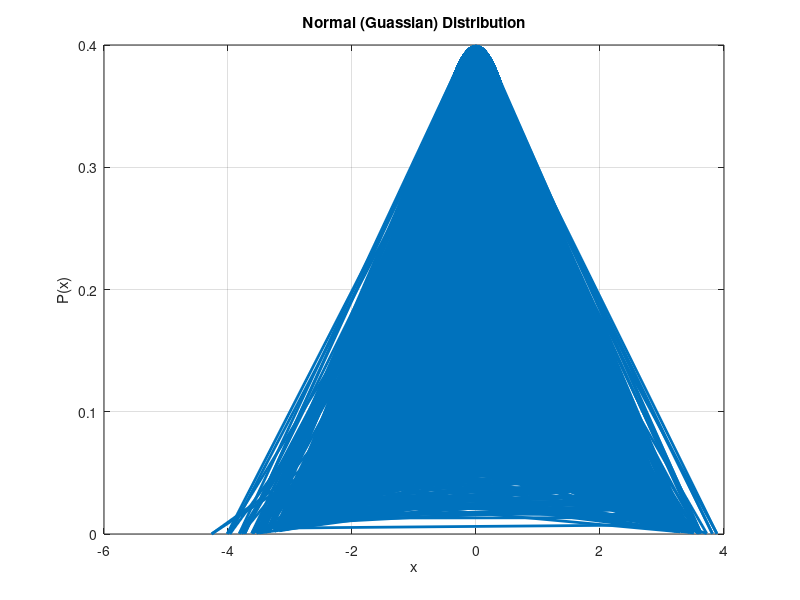

Here is the MATLAB script that generated this plot:
% Gaussian distribution equation properties

clc;

mu = 0;
sigma = 1;
Fs = 22000;
Duration = 2;
x = randn(Fs*Duration,1);
pdf = (1/sqrt(2*pi*sigma)) * exp(-((x - mu).^2) / (2*sigma^2));


figure;
plot(x, pdf, 'LineWidth', 2);
grid on;

title('Normal (Guassian) Distribution');
xlabel('x');
ylabel('P(x)');

% Random Number Generator
Y = randn(20,1)
